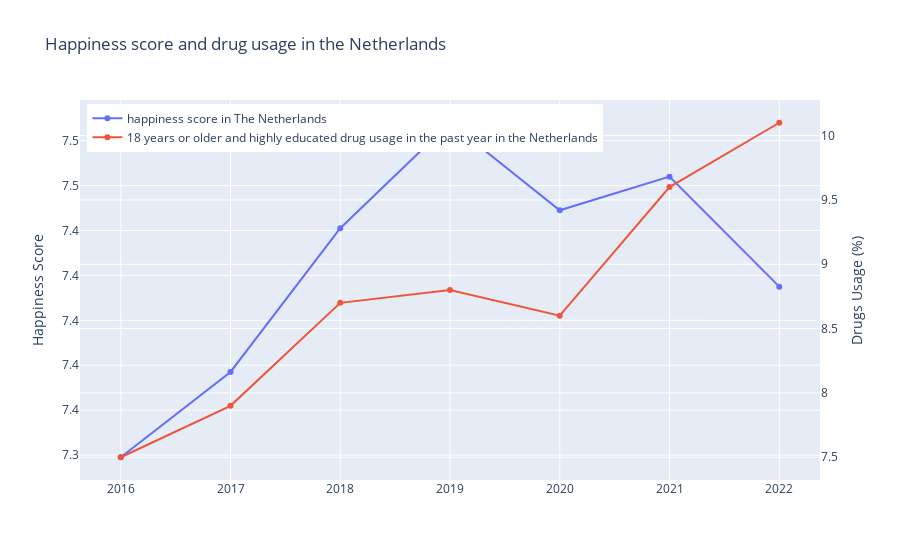

Notebook code cell kept with this figure:
### Markdown cell above
Since 2016, the number of highly educated people in the Netherlands has increased by 10% (Hoogst Behaald Onderwijsniveau, 2023). A higher education is linked to greater happiness in 2019 by Ruiu, G., by monetary aspects, among others, but also by a greater chance of getting a job, interpersonal networking and a higher degree of cosmopolitanism. Since 2016, drug use has also increased among the highly educated. This points to a correlation of 0.6 between happiness score and drug use among the highly educated. Or in other words more (of themselves happy) high educated people have started using more drugs.

### Code cell
neth_df = happy_netherlands.loc[happy_netherlands['Country'] == 'Netherlands']
fig = go.Figure()

fig.add_trace(go.Scatter(
    x=np.array(neth_df['Year']),
    y=np.array(neth_df['Happiness Score']),
    name='happiness score in The Netherlands'
))

fig.add_trace(go.Scatter(
    x=np.array(neth_df['Year']),
    # 'Kenmerken' veranderen voor '\ufeff"Persoonskenmerken"', dan werkt ie weer.
    y=np.array(cbs_df.loc[cbs_df['\ufeff"Persoonskenmerken"'] == 'Hoog onderwijsniveau']['Drugsgebruik, 12 jaar of ouder/Drugsgebruik totaal/Afgelopen jaar (%)']),
    name='18 years or older and highly educated drug usage in the past year in the Netherlands',
    yaxis='y2'
))

fig.update_layout(
    legend=dict(
    yanchor="top",
    y=0.99,
    xanchor="left",
    x=0.01),

    yaxis=dict(
        title='Happiness Score',
        tickformat=".1f",
        categoryorder='array',
        categoryarray= ['7.339', '7.377', '7.415', '7.441', '7.449', '7.464', '7.488']
    ),
    yaxis2=dict(
        title='Drugs Usage (%)',
        overlaying='y',
        side='right',
        categoryorder='category ascending'
    ), 
    title = "Happiness score and drug usage in the Netherlands"
)

fig.show()

### Figure 1 — Plotly figure (JSON) as saved in the notebook; plotly's stock layout.template omitted (floating-point values rounded to 4 significant figures)
{"data": [{"name": "happiness score in The Netherlands", "type": "scatter", "x": [2016, 2017, 2018, 2019, 2020, 2021, 2022], "y": [7.339, 7.377, 7.441, 7.488, 7.449, 7.464, 7.415]}, {"name": "18 years or older and highly educated drug usage in the past year in the Netherlands", "type": "scatter", "x": [2016, 2017, 2018, 2019, 2020, 2021, 2022], "y": [7.5, 7.9, 8.7, 8.8, 8.6, 9.6, 10.1], "yaxis": "y2"}], "layout": {"legend": {"x": 0.01, "xanchor": "left", "y": 0.99, "yanchor": "top"}, "title": {"text": "Happiness score and drug usage in the Netherlands"}, "yaxis": {"categoryarray": ["7.339", "7.377", "7.415", "7.441", "7.449", "7.464", "7.488"], "categoryorder": "array", "tickformat": ".1f", "title": {"text": "Happiness Score"}}, "yaxis2": {"categoryorder": "category ascending", "overlaying": "y", "side": "right", "title": {"text": "Drugs Usage (%)"}}}}
